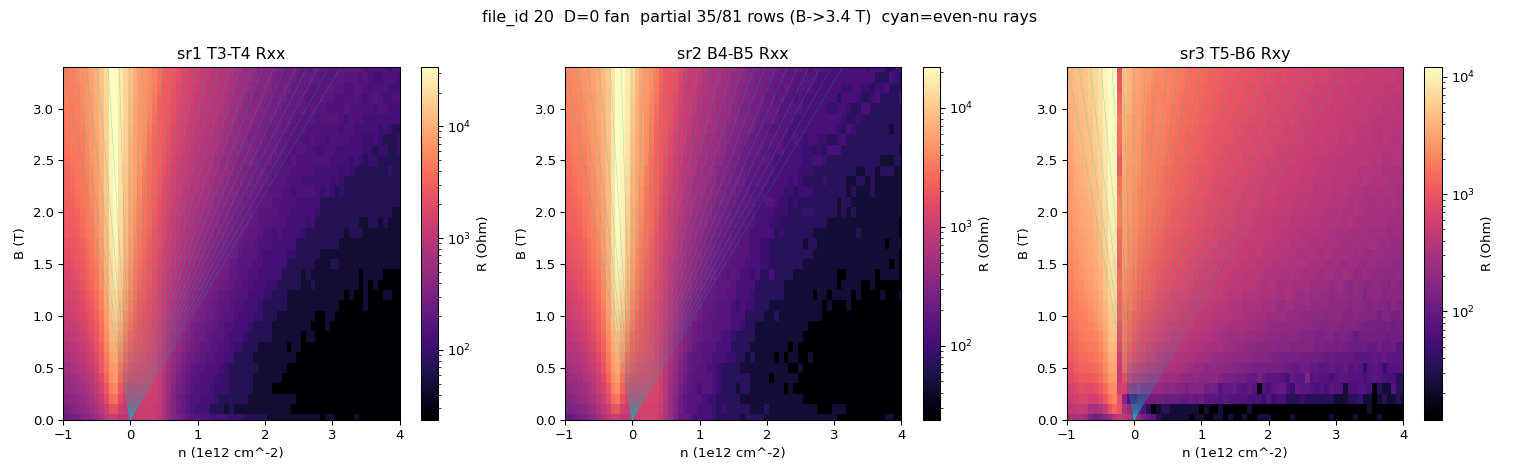

This chart was generated by the following Python code:
import json, numpy as np
import matplotlib; matplotlib.use("Agg"); import matplotlib.pyplot as plt
from matplotlib.colors import LogNorm
from sharpelab_nb.gates import stack_capacitance, calc_nD

c_tg = stack_capacitance([(15.6, 3)]); c_bg = 1.3136*c_tg; n_off, D_off = -0.225, 0.0
m = json.load(open("data/20/metadata.json")); ci = {c: i for i, c in enumerate(m["columns"])}
d = np.loadtxt("data/20/data.tsv")            # partial, uncompressed (running)
nf = len(m["fast_setpoints"][0]); Bset = np.array(m["slow_setpoints"][0])
ncomplete = d.shape[0] // nf
d = d[:ncomplete*nf]
print("cols:", m["columns"], "| nf", nf, "| complete rows", ncomplete, "B max", Bset[ncomplete-1])
Ibias = 5e-9

B = Bset[:ncomplete]
# n from recorded gate columns (true n per point); should equal designed ns
tgc, bgc = d[:, ci["DC_bias"]].reshape(ncomplete, nf), d[:, ci["k_bg_volt"]].reshape(ncomplete, nf)
nval, Dval = calc_nD(tgc, bgc, c_tg, c_bg, n_off, D_off)
n_axis = nval[0]                               # n per fast index (same each row)
print(f"n axis: {n_axis.min():+.2f}..{n_axis.max():+.2f}  | D along line: {Dval.mean():+.3f}±{Dval.std():.3f} V/nm")

def Rg(ch): return np.abs(d[:, ci[ch]].reshape(ncomplete, nf)) / Ibias

fig, axes = plt.subplots(1, 3, figsize=(16, 5))
for ax, ch, lab in zip(axes, ["sr1_X","sr2_X","sr3_X"], ["sr1 T3-T4 Rxx","sr2 B4-B5 Rxx","sr3 T5-B6 Rxy"]):
    R = Rg(ch)
    vmin = max(R[R>0].min(), 10);
    im = ax.pcolormesh(n_axis, B, np.clip(R,vmin,None), shading="nearest",
                       norm=LogNorm(vmin=vmin, vmax=np.percentile(R,99.5)), cmap="magma")
    # nu-ray overlay (n = nu * (e/h) * B); slope per nu = 0.02418 [1e12 cm^-2 / T]
    for nu in range(-12, 40, 2):
        ax.plot(0.02418*nu*B, B, "c-", lw=0.3, alpha=0.5)
    ax.set_xlim(n_axis.min(), n_axis.max()); ax.set_ylim(B.min(), B.max())
    ax.set_xlabel("n (1e12 cm^-2)"); ax.set_ylabel("B (T)"); ax.set_title(lab)
    fig.colorbar(im, ax=ax, label="R (Ohm)")
fig.suptitle(f"file_id 20  D=0 fan  partial {ncomplete}/81 rows (B->{B[-1]:.1f} T)  cyan=even-nu rays")
fig.tight_layout(); fig.savefig("hera_scratch/fan_checkpoint.png", dpi=95)
print("saved hera_scratch/fan_checkpoint.png")

# onset: lowest B where the n-profile shows >=3 local minima (SdH dips) in sr1
from scipy.signal import argrelmin
from scipy.ndimage import gaussian_filter1d
print("\nSdH-dip count per B-row (sr1, electron side n>0.3):")
sel = n_axis > 0.3
for i in range(ncomplete):
    prof = gaussian_filter1d(Rg("sr1_X")[i][sel], 1.0)
    mins = argrelmin(prof, order=2)[0]
    if i % 3 == 0 or i == ncomplete-1:
        print(f"  B={B[i]:.1f} T: {len(mins)} dips")
